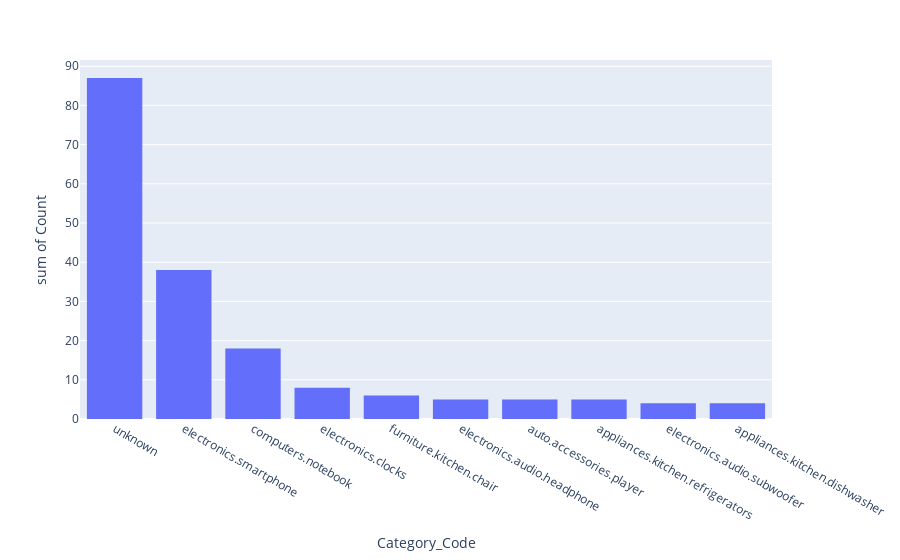

Notebook code cell kept with this figure:
### Code cell
px.histogram(spark.sql("SELECT DISTINCT(category_code) AS Category_Code, COUNT(product_id) AS Count from Product_Data GROUP BY category_code ORDER BY Count DESC LIMIT 10").toPandas(), x="Category_Code", y="Count")

### Figure 1 — Plotly figure (JSON) as saved in the notebook; plotly's stock layout.template omitted (floating-point values rounded to 4 significant figures)
{"data": [{"alignmentgroup": "True", "bingroup": "x", "histfunc": "sum", "hovertemplate": "Category_Code=%{x}<br>sum of Count=%{y}<extra></extra>", "legendgroup": "", "marker": {"color": "#636efa"}, "name": "", "offsetgroup": "", "orientation": "v", "showlegend": false, "type": "histogram", "x": ["unknown", "electronics.smartphone", "computers.notebook", "electronics.clocks", "furniture.kitchen.chair", "electronics.audio.headphone", "auto.accessories.player", "appliances.kitchen.refrigerators", "electronics.audio.subwoofer", "appliances.kitchen.dishwasher"], "xaxis": "x", "y": [87, 38, 18, 8, 6, 5, 5, 5, 4, 4], "yaxis": "y"}], "layout": {"barmode": "relative", "legend": {"tracegroupgap": 0}, "margin": {"t": 60}, "xaxis": {"anchor": "y", "domain": [0, 1], "title": {"text": "Category_Code"}}, "yaxis": {"anchor": "x", "domain": [0, 1], "title": {"text": "sum of Count"}}}}
